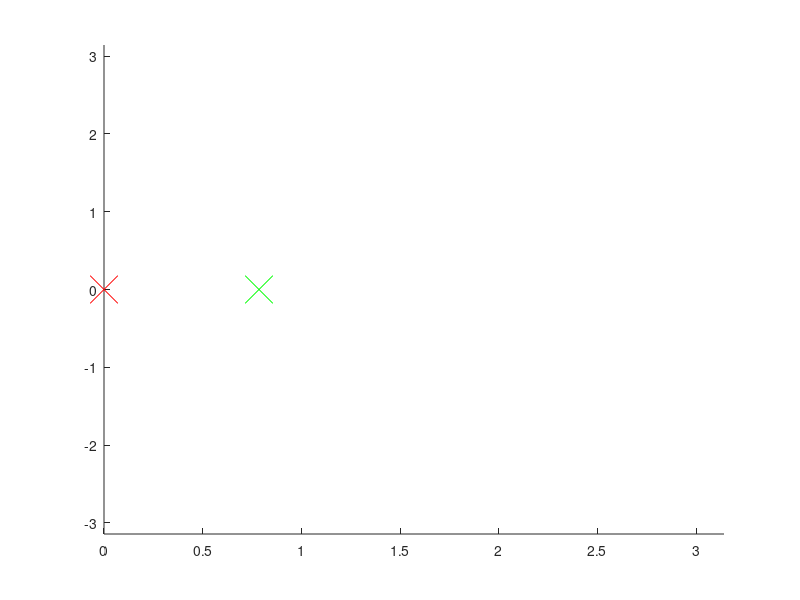

MATLAB code for this plot:
%% Copyright Pieter Abbeel
%%
%% Let's do some motion planning.
%%


%% (a) Our robot has just two joints, and there are no obstacles.
%% For this case you can easily solve in closed form for a path,
%% but as we are learning about RRT's (which we'll need in more complicated situations)
%% let's implement an RRT for finding a path from start to within radius my_eps
%% of the goal.   



clear; clc; close all;

% joint limits:
joint1_range = [0 pi];
joint2_range = [-pi pi];


x_goal = [pi/4; 0];

my_eps = 0.1; % if norm(x_goal - x,2) <= my_eps, then x to be considered success


x_init = [0;0];

DELTA = 0.05; % as in code posted for motion planning lecture, let's only allow motions up to length DELTA in each step
rrt.states = x_init;
rrt.parents= [0];

figure; hold on; axis([0 pi -pi pi]); plot(x_init(1), x_init(2), 'xr', 'markersize', 20); plot(x_goal(1), x_goal(2), 'xg', 'markersize', 20);
K=500; %max number of times we try to extend the RRT, we break out early once we found a path to the goal

% YOUR code here ; implement RRT


% link lengths:
l1=1; l2=0.5;

% YOUR code here:
%  - visualize your RRT, highlight start, goal, solution path
%  - visualize your 2 link robot's path by showing all intermediate poses
%  of the robot

